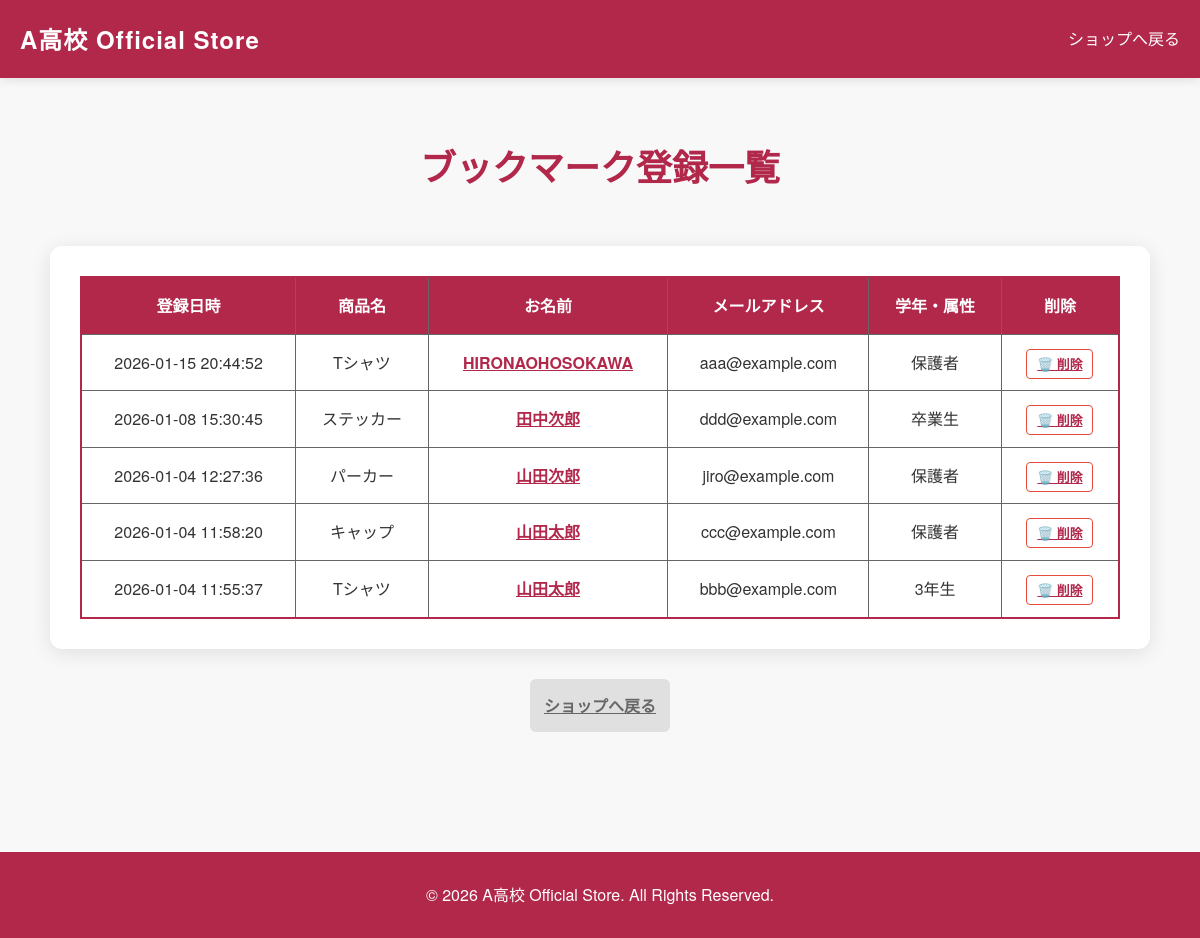
The page /select.php on the database its author committed.
### tables this page shows
CREATE TABLE `gs_bm_table` (
  `id` int NOT NULL,
  `name` varchar(64) NOT NULL,
  `product` varchar(64) NOT NULL,
  `datetime` datetime NOT NULL,
  `email` varchar(128) NOT NULL,
  `grade` varchar(64) NOT NULL
);

### funcs.php (called while the page is built, shortened)
<?php
function h($str) {
    return htmlspecialchars($str, ENT_QUOTES, 'UTF-8');
}
?>

### select.php (the view, shortened to what this page needs)
<?php
require_once('funcs.php');
$pdo = db_conn();
$sql = "SELECT * FROM gs_bm_table ORDER BY datetime DESC";
$stmt = $pdo->prepare($sql);
$status = $stmt->execute();
$view = "";
if ($status == false) {
    exit("SQL_ERROR");
} else {
    while ($result = $stmt->fetch()) {
            $view .= '<tr>';
            $view .= '<td>' . h($result["datetime"]) . '</td>';
            $view .= '<td>' . h($result["product"]) . '</td>';
            $view .= '<td><a href="detail.php?id='. $result['id'] . '">' . h($result["name"]) . '</a></td>';
            $view .= '<td>' . h($result["email"]) . '</td>';
            $view .= '<td>' . h($result["grade"]) . '</td>';
            $view .= '<td>';
            $view .= '  <a href="delete.php?id=' . $result['id'] . '" class="delete-link" onclick="return confirm(\'本当に削除しますか？\')">🗑️ 削除</a>';
            $view .= '</td>';
            $view .= '</tr>';
    }
}
?>
<!DOCTYPE html>
<html lang="ja">
<head>
    <link rel="stylesheet" href="css/style.css?v=2">
</head>
<body>
    <header class="header">
        <div class="container">
            <h1 class="logo">A高校 Official Store</h1>
            <nav class="nav">
                <a href="index.php">ショップへ戻る</a>
            </nav>
        </div>
    </header>
    <main class="container admin-main">
        <section class="admin-section">
            <h2 class="section-title">ブックマーク登録一覧</h2>
            <div class="table-wrapper">
                <table class="admin-table">
                    <thead>
                        <tr>
                            <th>登録日時</th>
                            <th>商品名</th>
                            <th>お名前</th>
                            <th>メールアドレス</th>
                            <th>学年・属性</th>
                            <th>削除</th>
                        </tr>
                    </thead>
                    <tbody>
                        <?php echo $view; ?>
                    </tbody>
                </table>
            </div>
            <div class="form-actions">
                <a href="index.php" class="cancel-btn">ショップへ戻る</a>
            </div>
        </section>
    </main>
    <footer class="footer">
        <div class="container">
            <p>&copy; 2026 A高校 Official Store. All Rights Reserved.</p>
        </div>
    </footer>
</body>
</html>

### css/style.css (style rules this page uses)
* { margin: 0; padding: 0; box-sizing: border-box; }
body { font-family: 'Helvetica Neue', Arial, 'Hiragino Kaku Gothic ProN', 'Hiragino Sans', Meiryo, sans-serif; line-height: 1.6; color: #333; background-color: #f8f8f8; }
.container { max-width: 1200px; margin: 0 auto; padding: 0 20px; }
.header { background-color: #b1284b; color: white; padding: 20px 0; box-shadow: 0 2px 10px rgba(0,0,0,0.1); position: sticky; top: 0; z-index: 100; }
.header .container { display: flex; justify-content: space-between; align-items: center; flex-wrap: wrap; }
.logo { font-size: 24px; font-weight: bold; letter-spacing: 1px; }
.nav { display: flex; gap: 30px; }
.nav a { color: white; text-decoration: none; font-weight: 500; transition: opacity 0.3s; }
.footer { background-color: #b1284b; color: white; text-align: center; padding: 30px 20px; margin-top: 60px; }
.section-title { text-align: center; font-size: 36px; margin-bottom: 50px; color: #b1284b; font-weight: bold; }
.form-actions { display: flex; gap: 15px; margin-top: 30px; }
.cancel-btn { background-color: #e0e0e0; color: #666; padding: 14px; border: none; border-radius: 6px; font-weight: bold; cursor: pointer; text-align: center; flex: 1; }
.admin-main { display: flex !important; flex-direction: column !important; align-items: center !important; padding: 60px 20px !important; max-width: 100% !important; }
.admin-section { width: 100%; display: flex; flex-direction: column; align-items: center; }
.table-wrapper { width: 100%; max-width: 1100px; background: #ffffff; padding: 30px; border-radius: 12px; box-shadow: 0 4px 20px rgba(0,0,0,0.1); overflow-x: auto; }
.admin-table { width: 100% !important; border-collapse: collapse !important; border: 2px solid #b1284b !important; table-layout: auto; }
.admin-table th, .admin-table td { padding: 15px !important; border: 1px solid #666666 !important; text-align: center !important; }
.admin-table th { background-color: #b1284b !important; color: white !important; font-weight: bold; }
.admin-table a { color: #b1284b; text-decoration: underline; font-weight: bold; }
.delete-link { color: #e74c3c; text-decoration: none; font-size: 0.8em; padding: 5px 10px; border: 1px solid #e74c3c; border-radius: 4px; transition: 0.3s; }

### rows shown on the page
gs_bm_table: datetime "2026-01-15 20:44:52", product "Tシャツ", name "HIRONAOHOSOKAWA", email "aaa@example.com", grade "保護者"
gs_bm_table: datetime "2026-01-08 15:30:45", product "ステッカー", name "田中次郎", email "ddd@example.com", grade "卒業生"
gs_bm_table: datetime "2026-01-04 12:27:36", product "パーカー", name "山田次郎", email "jiro@example.com", grade "保護者"
gs_bm_table: datetime "2026-01-04 11:58:20", product "キャップ", name "山田太郎", email "ccc@example.com", grade "保護者"
gs_bm_table: datetime "2026-01-04 11:55:37", product "Tシャツ", name "山田太郎", email "bbb@example.com", grade "3年生"
